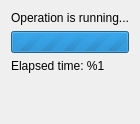
<?xml version="1.0" encoding="UTF-8"?>
<ui version="4.0">
 <class>ProgressDialog</class>
 <widget class="QDialog" name="ProgressDialog">
  <property name="geometry">
   <rect>
    <x>0</x>
    <y>0</y>
    <width>576</width>
    <height>136</height>
   </rect>
  </property>
  <property name="windowTitle">
   <string>Progress Dialog</string>
  </property>
  <property name="modal">
   <bool>true</bool>
  </property>
  <layout class="QVBoxLayout" name="verticalLayout_2">
   <property name="sizeConstraint">
    <enum>QLayout::SetFixedSize</enum>
   </property>
   <item>
    <layout class="QVBoxLayout" name="verticalLayout">
     <item>
      <widget class="QLabel" name="mp_label_title">
       <property name="sizePolicy">
        <sizepolicy hsizetype="Preferred" vsizetype="Fixed">
         <horstretch>0</horstretch>
         <verstretch>0</verstretch>
        </sizepolicy>
       </property>
       <property name="text">
        <string>Operation is running...</string>
       </property>
      </widget>
     </item>
     <item>
      <widget class="QProgressBar" name="mp_progress">
       <property name="minimum">
        <number>0</number>
       </property>
       <property name="maximum">
        <number>0</number>
       </property>
       <property name="value">
        <number>-1</number>
       </property>
       <property name="textVisible">
        <bool>false</bool>
       </property>
      </widget>
     </item>
     <item>
      <widget class="QLabel" name="mp_label_elapsed_time">
       <property name="text">
        <string>Elapsed time: %1</string>
       </property>
      </widget>
     </item>
     <item>
      <spacer name="verticalSpacer">
       <property name="orientation">
        <enum>Qt::Vertical</enum>
       </property>
       <property name="sizeHint" stdset="0">
        <size>
         <width>20</width>
         <height>40</height>
        </size>
       </property>
      </spacer>
     </item>
    </layout>
   </item>
  </layout>
 </widget>
 <resources/>
 <connections/>
</ui>
